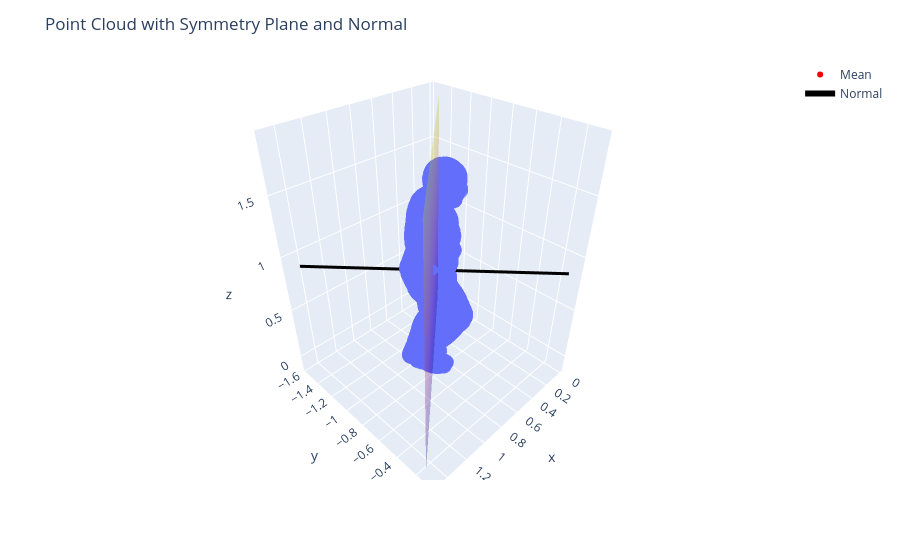

Notebook code for this chart:
### Code cell
plot_symmetry_plane(points, points.mean(axis = 0), normals)
